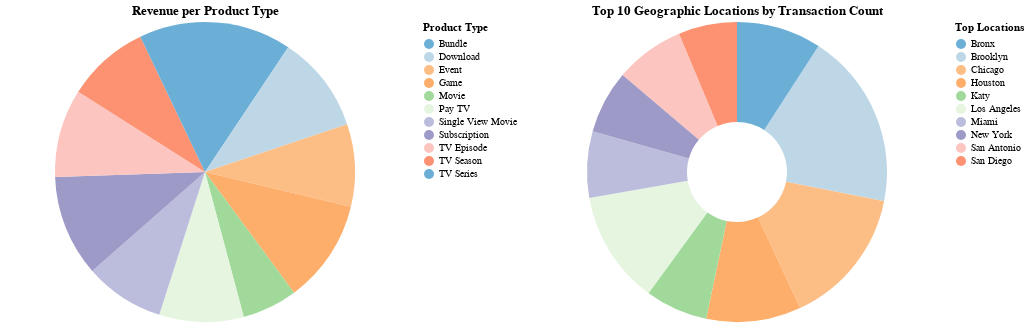

Notebook cell for this chart:
### Code cell
display(md("### Visualization of Key Data"))

import altair as alt
import pandas as pd

# Load your data here
data = df

# For the pie chart, visualize the revenue per product type
pie_data = data.groupby('product_type')['amt_usd'].sum().reset_index()

# For the donut chart, visualize the top 10 geographic locations by transaction count
top_locations = data['location_name'].value_counts().head(10).reset_index()
top_locations.columns = ['location_name', 'transactions']

# Define a more subdued color scheme
subdued_colors = ['#6baed6', '#bdd7e7', '#fdbe85', '#fdae6b', '#a1d99b', '#e5f5e0', '#bcbddc', '#9e9ac8', '#fcc5c0', '#fc9272']

# Creating a pie chart with a legend to the right and the subdued color scheme, formatting numbers in USD
pie_chart = alt.Chart(pie_data).mark_arc().encode(
    theta=alt.Theta(field='amt_usd', type='quantitative'),
    color=alt.Color(field='product_type', type='nominal', legend=alt.Legend(title='Product Type', orient='right'), scale=alt.Scale(range=subdued_colors)),
    tooltip=[alt.Tooltip('product_type:N'), alt.Tooltip('amt_usd:Q', title='Revenue', format='$,.2f')]
).properties(title='Revenue per Product Type', width=400)

# Creating a donut chart for the top 10 locations with a legend to the right and the subdued color scheme
donut_chart = alt.Chart(top_locations).mark_arc(innerRadius=50).encode(
    theta=alt.Theta(field='transactions', type='quantitative'),
    color=alt.Color(field='location_name', type='nominal', legend=alt.Legend(title='Top Locations', orient='right'), scale=alt.Scale(range=subdued_colors)),
    tooltip=[alt.Tooltip('location_name:N'), alt.Tooltip('transactions:Q', title='Transactions', format=',')]
).properties(title='Top 10 Geographic Locations by Transaction Count', width=400)


# Combine the charts
combined_charts = alt.hconcat(
    pie_chart, donut_chart
).resolve_scale(
    color='independent'
).configure_view(
    stroke=None
)


# Save the combined chart to an HTML file
combined_charts.save('combined_charts.html')

# If you also want to save them separately:
pie_chart.save('pie_chart.html')
donut_chart.save('donut_chart.html')

# To display the charts in the notebook, if you're running Jupyter Notebook or JupyterLab
combined_charts

### Figure 1 — Vega-Lite specification as saved in the notebook (floating-point values rounded to 4 significant figures)
{"config": {"view": {"continuousWidth": 300, "continuousHeight": 300, "stroke": null}}, "hconcat": [{"data": {"name": "data-da9c6c739327f6f2d585a4a5bccf816b"}, "mark": {"type": "arc"}, "encoding": {"color": {"field": "product_type", "legend": {"orient": "right", "title": "Product Type"}, "scale": {"range": ["#6baed6", "#bdd7e7", "#fdbe85", "#fdae6b", "#a1d99b", "#e5f5e0", "#bcbddc", "#9e9ac8", "#fcc5c0", "#fc9272"]}, "type": "nominal"}, "theta": {"field": "amt_usd", "type": "quantitative"}, "tooltip": [{"field": "product_type", "type": "nominal"}, {"field": "amt_usd", "format": "$,.2f", "title": "Revenue", "type": "quantitative"}]}, "title": "Revenue per Product Type", "width": 400}, {"data": {"name": "data-9304676b7a920a0de4c383d16d46851a"}, "mark": {"type": "arc", "innerRadius": 50}, "encoding": {"color": {"field": "location_name", "legend": {"orient": "right", "title": "Top Locations"}, "scale": {"range": ["#6baed6", "#bdd7e7", "#fdbe85", "#fdae6b", "#a1d99b", "#e5f5e0", "#bcbddc", "#9e9ac8", "#fcc5c0", "#fc9272"]}, "type": "nominal"}, "theta": {"field": "transactions", "type": "quantitative"}, "tooltip": [{"field": "location_name", "type": "nominal"}, {"field": "transactions", "format": ",", "title": "Transactions", "type": "quantitative"}]}, "title": "Top 10 Geographic Locations by Transaction Count", "width": 400}], "resolve": {"scale": {"color": "independent"}}, "$schema": "https://vega.github.io/schema/vega-lite/v5.15.1.json", "datasets": {"data-da9c6c739327f6f2d585a4a5bccf816b": [{"product_type": "Bundle                                                                                              ", "amt_usd": 20250.0}, {"product_type": "Download                                                                                            ", "amt_usd": 22640.0}, {"product_type": "Event                                                                                               ", "amt_usd": 19240.0}, {"product_type": "Game                                                                                                ", "amt_usd": 24140.0}, {"product_type": "Movie                                                                                               ", "amt_usd": 12880.0}, {"product_type": "Pay TV                                                                                              ", "amt_usd": 19670.0}, {"product_type": "Single View Movie                                                                                   ", "amt_usd": 18610.0}, {"product_type": "Subscription                                                                                        ", "amt_usd": 23630.0}, {"product_type": "TV Episode                                                                                          ", "amt_usd": 20590.0}, {"product_type": "TV Season                                                                                           ", "amt_usd": 19300.0}, {"product_type": "TV Series                                                                                           ", "amt_usd": 15350.0}], "data-9304676b7a920a0de4c383d16d46851a": [{"location_name": "Brooklyn", "transactions": 268}, {"location_name": "Chicago", "transactions": 211}, {"location_name": "Los Angeles", "transactions": 172}, {"location_name": "Houston", "transactions": 144}, {"location_name": "Bronx", "transactions": 129}, {"location_name": "San Antonio", "transactions": 106}, {"location_name": "Miami", "transactions": 101}, {"location_name": "New York", "transactions": 96}, {"location_name": "Katy", "transactions": 95}, {"location_name": "San Diego", "transactions": 89}]}}
